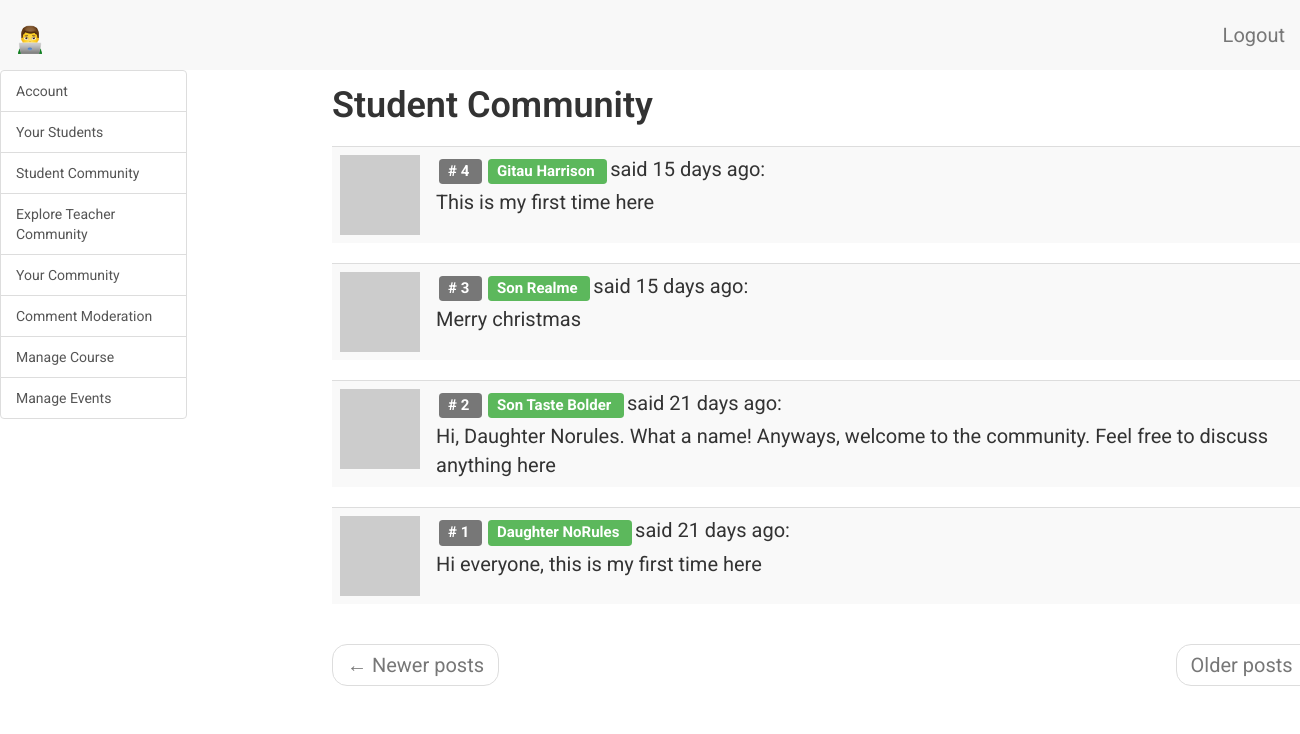
The app's page /teacher/dashboard/student-community (signed in) with its own data.
### app/models.py (models this page shows, shortened)
class CommunityComment(db.Model):
    __tablename__ = 'community_comment'
    id = db.Column(db.Integer, primary_key=True)
    body = db.Column(db.String(140))
    timestamp = db.Column(db.DateTime, index=True, default=datetime.utcnow)
    student_id = db.Column(db.Integer, db.ForeignKey('student.id'))

class Student(UserMixin, db.Model):
    __tablename__ = 'student'
    id = db.Column(db.Integer, primary_key=True)
    student_full_name = db.Column(db.String(64), index=True, unique=True)
    student_email = db.Column(db.String(120), index=True, unique=True)
    student_phone = db.Column(db.String(120), index=True, unique=True)
    student_school = db.Column(db.String(120), index=True)
    student_age = db.Column(db.Integer, index=True)
    student_course = db.Column(db.String(120), index=True)
    student_password_hash = db.Column(db.String(128))
    student_about_me = db.Column(db.String(140))
    student_last_seen = db.Column(db.DateTime, default=datetime.utcnow)
    parent_id = db.Column(db.Integer, db.ForeignKey('parent.id'))
    comments = db.relationship(
                               'CommunityComment',
                               backref='author',
                               lazy='dynamic'
                               )
    webdev_chapter1_comments = db.relationship(
                                        'WebDevChapter1Comment',
                                        backref='author',
                                        lazy='dynamic'
                                        )
    webdev_chapter1_objectives = db.relationship(
                                        'WebDevChapter1Objectives',
                                        backref='author',
                                        lazy='dynamic'
                                        )
    webdev_chapter1_quiz = db.relationship(
                                        'WebDevChapter1Quiz',
                                        backref='author',
                                        lazy='dynamic'
                                        )
    webdev_chapter1_quiz_options = db.relationship(
                                        'WebDevChapter1QuizOptions',
                                        backref='author',
                                        lazy='dynamic'
                                        )
    def avatar_student(self, size):
        digest = md5(self.student_email.lower().encode('utf-8')).hexdigest()
        return 'https://www.gravatar.com/avatar/{}?d=identicon&s={}'.format(
            digest, size)
    followed = db.relationship(
        'Student',
        secondary=followers,
        primaryjoin=(followers.c.follower_id == id),
        secondaryjoin=(followers.c.followed_id == id),
        backref=db.backref('followers', lazy='dynamic'), lazy='dynamic')

### app/teacher/routes.py (the view)
@bp.route('/dashboard/student-community')
@login_required
def dashboard_student_community():
    teacher = Teacher.query.filter_by(
        teacher_full_name=current_user.teacher_full_name).first()
    page = request.args.get('page', 1, type=int)
    comments = CommunityComment.query.order_by(
        CommunityComment.timestamp.desc()
        ).paginate(
            page,
            current_app.config['POSTS_PER_PAGE'],
            False
            )
    student_comments = CommunityComment.query.order_by(
        CommunityComment.timestamp.desc()
        ).paginate(
        page, current_app.config['POSTS_PER_PAGE'], False)
    student_next_url = url_for(
        'teacher.dashboard_student_community',
        page=comments.next_num) \
        if comments.has_next else None
    student_prev_url = url_for(
        'teacher.dashboard_student_community',
        page=comments.prev_num) \
        if comments.has_prev else None
    return render_template(
        'teacher/student_community.html',
        title='Student Community',
        teacher=teacher,
        comments=comments.items,
        student_comments=student_comments.items,
        student_next_url=student_next_url,
        student_prev_url=student_prev_url
        )

### app/models.py (called while the page is built)
@login.user_loader
def load_teacher(id):
    return Teacher.query.get(int(id))

### app/teacher/routes.py (called while the page is built)
@bp.before_request
def before_request():
    if current_user.is_authenticated:
        current_user.teacher_last_seen = datetime.utcnow()
        db.session.commit()

### app/templates/teacher/student_community.html (shortened to what this page needs)
{% extends 'base.html' %}
{% block app_content %}
    <div class="row">
        <div class="col-sm-12">
        </div>
    </div>
    <div class="row">
        <div class="col-sm-12">
            <div id="student-community" class="tabcontent">
                <div class="row">
                    <div class="col-sm-12">
                        <h1>Student Community</h1>
                    </div>
                </div>
                <div class="row">
                    <div class="col-sm-12">
                        {% for comment in student_comments %}
                            {% include 'teacher/_comments_students.html' %}
                        {% endfor %}
                    </div>
                </div>
                <div class="row">
                    <div class="col-sm-12">
                        <nav aria-label="...">
                            <ul class="pager">
                                <li class="previous{% if not student_prev_url %} disabled{% endif %}">
                                    <a href="{{ student_prev_url or '#' }}">
                                        <span aria-hidden="true">&larr;</span> Newer posts
                                    </a>
                                </li>
                                <li class="next{% if not student_next_url %} disabled{% endif %}">
                                    <a href="{{ student_next_url or '#' }}">
                                        Older posts <span aria-hidden="true">&rarr;</span>
                                    </a>
                                </li>
                            </ul>
                        </nav>
                    </div>
                </div>
            </div>
        </div>
    </div>
{% endblock %}

### app/templates/base.html (shortened to what this page needs)
{% extends 'bootstrap/base.html' %}
{% block head %}
    {{ super() }}
{% endblock %}
{% block styles %}
    {{ super() }}
    <link type="text/css" rel="stylesheet" href="{{ url_for('static', filename = 'css/main.css') }}">
    <link rel="stylesheet" href="https://cdnjs.cloudflare.com/ajax/libs/intl-tel-input/16.0.4/css/intlTelInput.css">
{% endblock %}
{% block navbar %}
    {% if current_user.is_authenticated %}
        <nav class="navbar-default">
            <div>
                <div class="navbar-header">
                        {% if student %}
                            <a class="navbar-brand" href=" {{ url_for('student.dashboard_enrolled_courses') }} ">
                                <img alt="Brand" src="{{ url_for('static', filename = 'images/eLearning.png') }}" width="30" height="30">
                            </a>
                        {% elif parent %}
                            <a class="navbar-brand" href=" {{ url_for('main.dashboard_parent') }} ">
                                <img alt="Brand" src="{{ url_for('static', filename = 'images/eLearning.png') }}" width="30" height="30">
                            </a>
                        {% elif teacher %}
                            <a class="navbar-brand" href=" {{ url_for('teacher.dashboard_account') }} ">
                                <img alt="Brand" src="{{ url_for('static', filename = 'images/eLearning.png') }}" width="30" height="30">
                            </a>
                        {% elif admin %}
                            <a class="navbar-brand" href=" {{ url_for('admin.dashboard_admin') }} ">
                                <img alt="Brand" src="{{ url_for('static', filename = 'images/eLearning.png') }}" width="30" height="30">
                            </a>
                        {% else %}
                            <a class="navbar-brand" href=" {{ url_for('main.home') }} ">
                                <img alt="Brand" src="{{ url_for('static', filename = 'images/eLearning.png') }}" width="30" height="30">
                            </a>
                        {% endif %}
                </div>
                <div class="collapse navbar-collapse" id="bs-example-navbar-collapse-1">
                    <ul class="nav navbar-nav navbar-right">
                            {% if student %}
                                <li><a href=" {{ url_for('auth.logout_student') }} ">Logout</a></li>
                            {% elif parent %}
                                <li><a href=" {{ url_for('auth.logout_parent') }} ">Logout</a></li>
                            {% elif teacher %}
                                <li><a href=" {{ url_for('auth.logout_teacher') }} ">Logout</a></li>
                            {% elif admin %}
                                <li><a href=" {{ url_for('auth.logout_admin') }} ">Logout</a></li>
                            {% endif %}
                    </ul>
                </div>
            </div>
        </nav>
    {% endif %}
{% endblock %}
{% block content %}
    {% if current_user.is_authenticated %}
        <div class="tab-content">
            {% if teacher %}
                <div class="row">
                    <div class="col-sm-2 sidebar">
                        <div class="list-group">
                            <a href="{{  url_for('teacher.dashboard_account')}}" class="list-group-item tablinks" onclick="openCity(event, 'account')" id="defaultOpen">
                                Account
                            </a>
                            <a href="{{ url_for('teacher.dashboard_your_students') }}" class="list-group-item tablinks" onclick="openCity(event, 'students')">
                                Your Students
                            </a>
                            <a href="{{ url_for('teacher.dashboard_student_community') }}" class="list-group-item tablinks" onclick="openCity(event, 'student-community')">
                                Student Community
                            </a>
                            <a href="{{ url_for('teacher.dashboard_explore_teachers') }}" class="list-group-item tablinks" onclick="openCity(event, 'explore-teacher-community')">
                                Explore Teacher Community
                            </a>
                            <a href="{{ url_for('teacher.dashboard_my_teacher_community') }}" class="list-group-item tablinks" onclick="openCity(event, 'your-community')">
                                Your Community
                            </a>
                            <a href="{{ url_for('teacher.dashboard_comment_moderation') }}" class="list-group-item tablinks" onclick="openCity(event, 'comment-moderation')">
                                Comment Moderation
                            </a>
                            <a href="{{ url_for('teacher.dashboard_manage_course') }}" class="list-group-item tablinks" onclick="openCity(event, 'update')">
                                Manage Course
                            </a>
                            <a href="{{ url_for('teacher.dashboard_manage_events') }}" class="list-group-item tablinks" onclick="openCity(event, 'events')">
                                Manage Events
                            </a>
                        </div>
                    </div>
                    <div class="col-sm-10 scrollable-content">
                        {% block app_content %}
                        {% endblock %}
                    </div>
                </div>
            {% endif %}
        </div>
    {% endif %}
{% endblock %}

### app/templates/teacher/_comments_students.html
<table class="table table-striped">
    <tr valign='top'>
        <td width="30px">
            <a href=" {{ url_for('teacher.profile_student', student_full_name=comment.author.student_full_name) }} ">
                <img src=" {{ comment.author.avatar_student(30) }}  ">
            </a>
        </td>
        <td>
            <span class="comment-id label label-default"># {{ comment.id }} </span>
            <a href="{{ url_for('teacher.profile_student', student_full_name=comment.author.student_full_name) }}">
                <span class="label label-success"> {{ comment.author.student_full_name }} </span>
            </a>
            said {{ moment(comment.timestamp).fromNow() }}:
            <br>
            <div class="comment-body">
                {{ comment.body }}
            </div>
        </td>
    </tr>
</table>

### app/static/css/main.css (style rules this page uses)
.label { margin: 3px; }
.navbar-brand { font-size: 30px; font-weight: 600; margin-top: 10px; }
html, body { font-family: 'Roboto', sans-serif; }
h1 { padding-bottom: 10px; font-weight: 600; margin-top: 0px; padding-top: 0px; }
p, li { line-height: 30px; margin-top: 10px; margin-bottom: 10px; }
p, li, td, .btn, .btn-alt, .schedule-btn { font-size: 20px; }
.comment-body { margin-top: 5px; }
.tabcontent h1 { padding-top: 15px; }
@media screen and (min-width: 1080px) { .scrollable-content { overflow-y: x-auto; position: relative; margin-left: 320px; } }
@media screen and (min-width: 1080px) { .sidebar { position: fixed; } }
.tabcontent { float: left; padding: 0px 12px; width: 99%; border-left: none; height: 300px; }
@media screen and (min-width: 1080px) { .tab-content { width: 96%; } }

### records on screen
CommunityComment: id "4", author.student_full_name "Gitau Harrison", timestamp "15 days ago", body "This is my first time here"
CommunityComment: id "3", author.student_full_name "Son Realme", timestamp "15 days ago", body "Merry christmas"
CommunityComment: id "2", author.student_full_name "Son Taste Bolder", timestamp "21 days ago", body "Hi, Daughter Norules. What a name! Anyways, welcome to the community. Feel free to discuss anything here"
CommunityComment: id "1", author.student_full_name "Daughter NoRules", timestamp "21 days ago", body "Hi everyone, this is my first time here"
